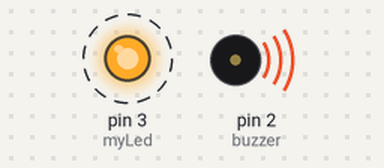
This sketch was run on a simulated Arduino Uno, built with avr-gcc and run on an emulated ATmega328P. Parts: output pins drawn as LEDs (lit = HIGH), buzzer (waves = sounding, pin HIGH). Dashed ring = blinking.

Above: at 0.5 s.
Timing chart, 0 to 4.6 s (numbered marks = the images above):
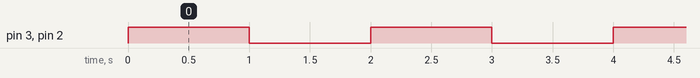

Measured:
- by itself, pin 3 (myLed), pin 2 (buzzer): alternates HIGH for 1.0 s and LOW for 1.0 s

The sketch:

sketch_may19a.ino
```cpp
int buzzer=2;
int myLed=3;

void setup() {
  pinMode(buzzer, OUTPUT);
  pinMode(myLed, OUTPUT);
}

void loop() {
digitalWrite(myLed,HIGH);
digitalWrite(buzzer, HIGH);
delay(1000);
digitalWrite(myLed,LOW);
digitalWrite(buzzer, LOW);
delay(1000);


}
```
